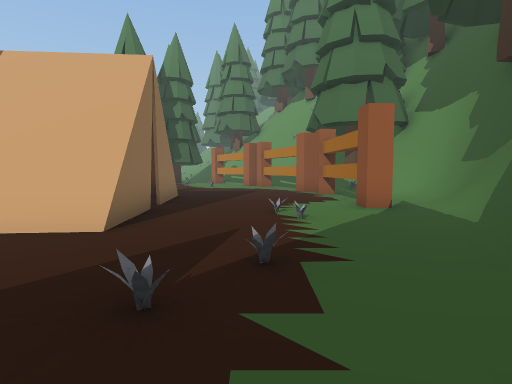
View 1 (above)

12 first-person views from a walk through a Unity game level. The camera is 1.5 m above the floor, tilts 4° down and sees 80° across. The floor is counted in squares, 2 m on a side. Each view is taken from the middle of a square. On the plan, view 1 faces up. The plan holds only what a view shows up to about 10 squares ahead; the rest is blank. The place goes on beyond the plan. The player is left out.

View 2
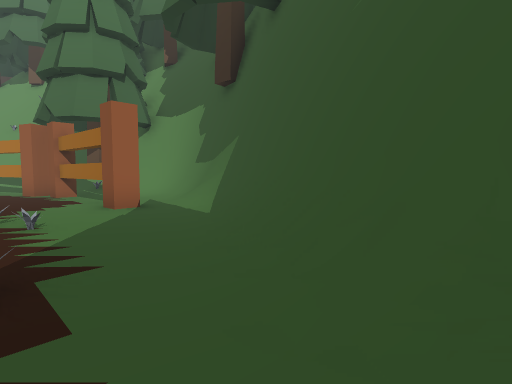

View 3
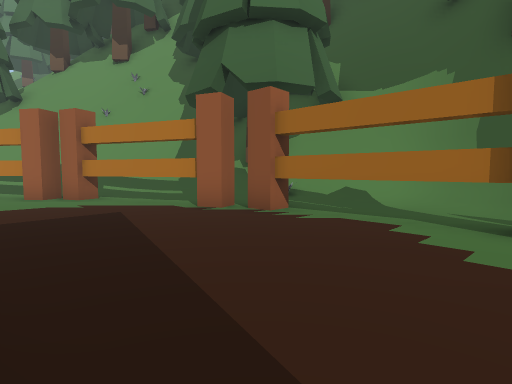

View 4
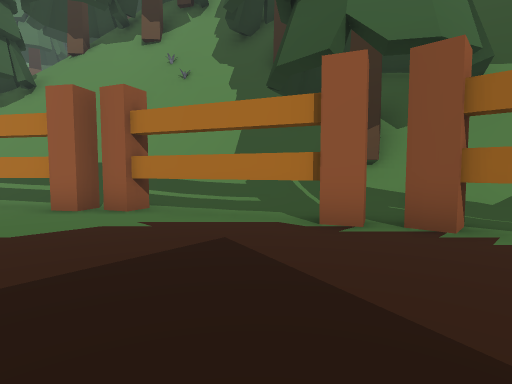

View 5
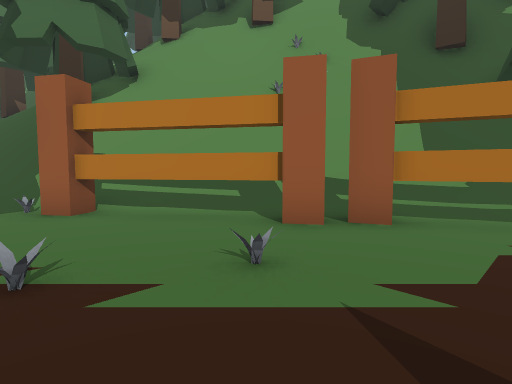

View 6
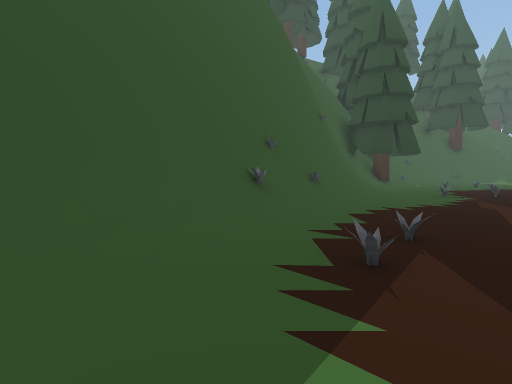

View 7
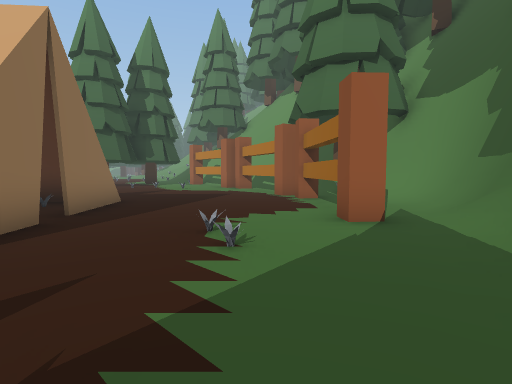

View 8
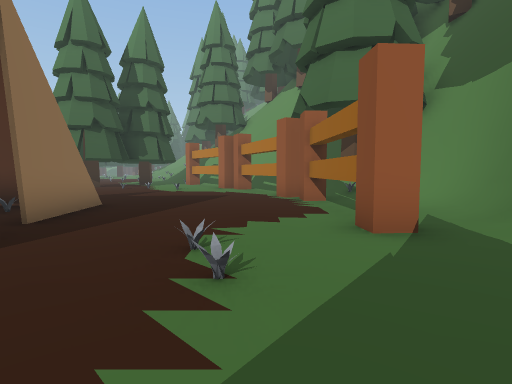

View 9
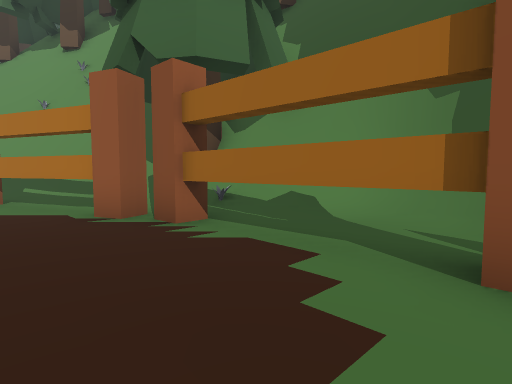

View 10
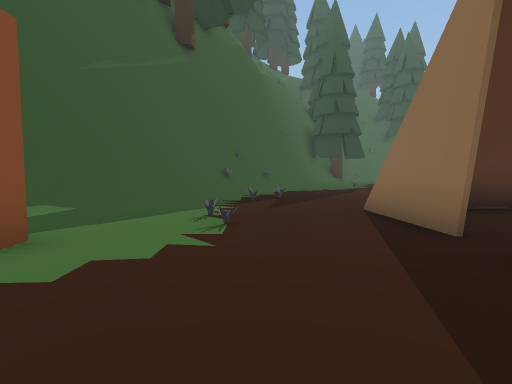

View 11
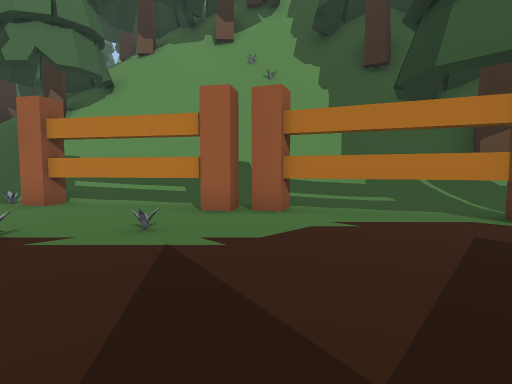

View 12
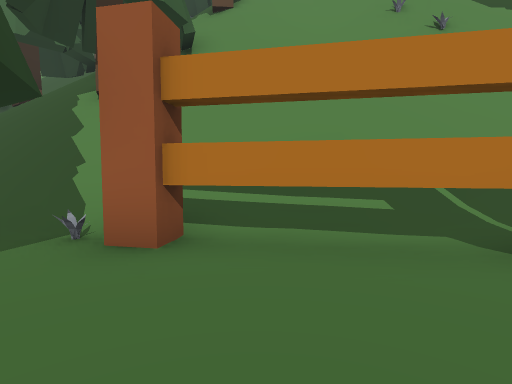

### Floor plan
Key: @ floor where view 1 was taken; # wall or solid block; . floor; / step, stairs or slope; = window, fence, low wall or low ledge; v drop or lower ground; T thing the floor can be seen under or through; O other object.
Columns run from 4 left of view 1 to 9 right of it. Each row starts with its distance up from view 1.
 27  ///
 26  ///
 25  //OO/
 24  //OO/O
 23 //##Ovv#
 22 .//##vv
 21 ../=##vv
 20 .#T/###
 19 ..T./##
 18 ...T//##
 17 ....T//##
 16 ....T.//#
 15 .....T./##  O
 14 .....T./##  OO
 13 ......T/O#   O
 12 ......T./#
 11  .....TT/#
 10 =#.....T/##
  9 ##.....T./#
  8  #.....T.##
  7  ......T.#
  6 ..#......#
  5 .##.....=#
  4 ##......##
  3  ......=#
  2  ...../##
  1  ..../##
  0  ...@/##
 -1 ..../##
 -2 .../##
 -3 .../#
 -4 ../##
 -5 ..##

Positions as (right, up) in squares from view 1, and headings:
1: (0, 0), facing up
2: (0, 0), facing up-right
3: (-2, 7), facing up-right
4: (-2, 10), facing up-right
5: (-4, 14), facing up-right
6: (1, 5), facing down
7: (1, 2), facing up
8: (1, 3), facing up
9: (0, 7), facing up-right
10: (0, 10), facing down
11: (-4, 12), facing up-right
12: (-4, 17), facing up-right
